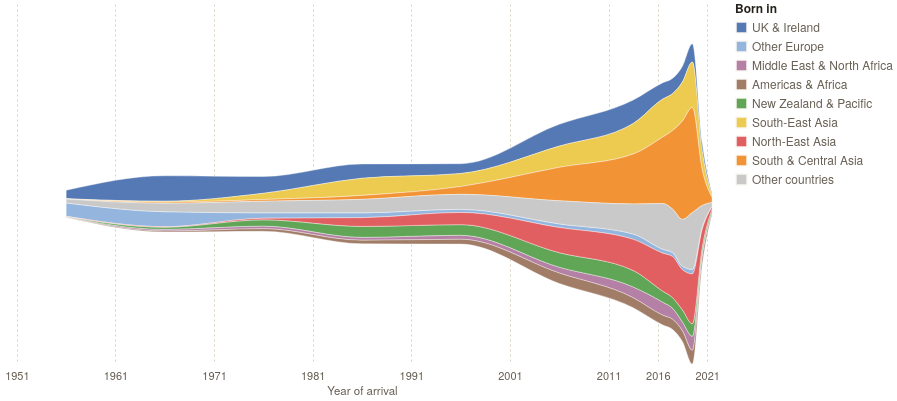

Vega-Lite specification for this chart:
### Vega-Lite specification from a JSON file in a GitHub repository (floating-point values rounded to 4 significant figures)
{"$schema": "https://vega.github.io/schema/vega-lite/v5.json", "config": {"background": null, "font": "IBM Plex Sans, Helvetica Neue, Arial, sans-serif", "padding": 4, "view": {"stroke": null}, "axis": {"labelColor": "#675f54", "titleColor": "#675f54", "gridColor": "#d8cfbf", "domainColor": "#d8cfbf", "tickColor": "#d8cfbf", "labelFont": "IBM Plex Sans, Helvetica Neue, Arial, sans-serif", "labelFontSize": 11, "titleFont": "IBM Plex Sans, Helvetica Neue, Arial, sans-serif", "titleFontWeight": 500, "titleFontSize": 11.5}, "legend": {"labelColor": "#675f54", "titleColor": "#25221d", "labelFont": "IBM Plex Sans, Helvetica Neue, Arial, sans-serif", "titleFont": "IBM Plex Sans, Helvetica Neue, Arial, sans-serif", "titleFontWeight": 600, "labelFontSize": 12, "titleFontSize": 12, "symbolStrokeColor": "#fbf8f2"}, "text": {"color": "#25221d", "font": "IBM Plex Sans, Helvetica Neue, Arial, sans-serif"}, "tooltipFormat": {"numberFormat": ",.0f"}}, "width": 710, "height": 360, "data": {"values": [{"region": "UK & Ireland", "period": "1951–60", "mid": 1956, "n": 82388, "perYear": 8239}, {"region": "UK & Ireland", "period": "1961–70", "mid": 1966, "n": 247329, "perYear": 24733}, {"region": "UK & Ireland", "period": "1971–80", "mid": 1976, "n": 162956, "perYear": 16296}, {"region": "UK & Ireland", "period": "1981–90", "mid": 1986, "n": 138688, "perYear": 13869}, {"region": "UK & Ireland", "period": "1991–2000", "mid": 1996, "n": 95470, "perYear": 9547}, {"region": "UK & Ireland", "period": "2001–10", "mid": 2006, "n": 211592, "perYear": 21159}, {"region": "UK & Ireland", "period": "2011–15", "mid": 2014.0, "n": 113660, "perYear": 22732}, {"region": "UK & Ireland", "period": "2016", "mid": 2016.0, "n": 15838, "perYear": 15838}, {"region": "UK & Ireland", "period": "2017", "mid": 2018.0, "n": 14854, "perYear": 14854}, {"region": "UK & Ireland", "period": "2018", "mid": 2018.0, "n": 15302, "perYear": 15302}, {"region": "UK & Ireland", "period": "2019", "mid": 2020.0, "n": 17673, "perYear": 17673}, {"region": "UK & Ireland", "period": "2020", "mid": 2020.0, "n": 8351, "perYear": 8351}, {"region": "UK & Ireland", "period": "2021 (to August)", "mid": 2022.0, "n": 2935, "perYear": 1834}, {"region": "Other Europe", "period": "1951–60", "mid": 1956, "n": 129732, "perYear": 12973}, {"region": "Other Europe", "period": "1961–70", "mid": 1966, "n": 145673, "perYear": 14567}, {"region": "Other Europe", "period": "1971–80", "mid": 1976, "n": 52488, "perYear": 5249}, {"region": "Other Europe", "period": "1981–90", "mid": 1986, "n": 46723, "perYear": 4672}, {"region": "Other Europe", "period": "1991–2000", "mid": 1996, "n": 30046, "perYear": 3005}, {"region": "Other Europe", "period": "2001–10", "mid": 2006, "n": 34617, "perYear": 3462}, {"region": "Other Europe", "period": "2011–15", "mid": 2014.0, "n": 25878, "perYear": 5176}, {"region": "Other Europe", "period": "2016", "mid": 2016.0, "n": 3753, "perYear": 3753}, {"region": "Other Europe", "period": "2017", "mid": 2018.0, "n": 3663, "perYear": 3663}, {"region": "Other Europe", "period": "2018", "mid": 2018.0, "n": 3392, "perYear": 3392}, {"region": "Other Europe", "period": "2019", "mid": 2020.0, "n": 4374, "perYear": 4374}, {"region": "Other Europe", "period": "2020", "mid": 2020.0, "n": 1724, "perYear": 1724}, {"region": "Other Europe", "period": "2021 (to August)", "mid": 2022.0, "n": 424, "perYear": 265}, {"region": "Middle East & North Africa", "period": "1951–60", "mid": 1956, "n": 4687, "perYear": 469}, {"region": "Middle East & North Africa", "period": "1961–70", "mid": 1966, "n": 17237, "perYear": 1724}, {"region": "Middle East & North Africa", "period": "1971–80", "mid": 1976, "n": 25308, "perYear": 2531}, {"region": "Middle East & North Africa", "period": "1981–90", "mid": 1986, "n": 28224, "perYear": 2822}, {"region": "Middle East & North Africa", "period": "1991–2000", "mid": 1996, "n": 38697, "perYear": 3870}, {"region": "Middle East & North Africa", "period": "2001–10", "mid": 2006, "n": 56767, "perYear": 5677}, {"region": "Middle East & North Africa", "period": "2011–15", "mid": 2014.0, "n": 52287, "perYear": 10457}, {"region": "Middle East & North Africa", "period": "2016", "mid": 2016.0, "n": 12653, "perYear": 12653}, {"region": "Middle East & North Africa", "period": "2017", "mid": 2018.0, "n": 10754, "perYear": 10754}, {"region": "Middle East & North Africa", "period": "2018", "mid": 2018.0, "n": 8591, "perYear": 8591}, {"region": "Middle East & North Africa", "period": "2019", "mid": 2020.0, "n": 13698, "perYear": 13698}, {"region": "Middle East & North Africa", "period": "2020", "mid": 2020.0, "n": 3972, "perYear": 3972}, {"region": "Middle East & North Africa", "period": "2021 (to August)", "mid": 2022.0, "n": 1218, "perYear": 761}, {"region": "Americas & Africa", "period": "1951–60", "mid": 1956, "n": 994, "perYear": 99}, {"region": "Americas & Africa", "period": "1961–70", "mid": 1966, "n": 9058, "perYear": 906}, {"region": "Americas & Africa", "period": "1971–80", "mid": 1976, "n": 24850, "perYear": 2485}, {"region": "Americas & Africa", "period": "1981–90", "mid": 1986, "n": 34546, "perYear": 3455}, {"region": "Americas & Africa", "period": "1991–2000", "mid": 1996, "n": 46565, "perYear": 4657}, {"region": "Americas & Africa", "period": "2001–10", "mid": 2006, "n": 101078, "perYear": 10108}, {"region": "Americas & Africa", "period": "2011–15", "mid": 2014.0, "n": 48530, "perYear": 9706}, {"region": "Americas & Africa", "period": "2016", "mid": 2016.0, "n": 9462, "perYear": 9462}, {"region": "Americas & Africa", "period": "2017", "mid": 2018.0, "n": 9865, "perYear": 9865}, {"region": "Americas & Africa", "period": "2018", "mid": 2018.0, "n": 10458, "perYear": 10458}, {"region": "Americas & Africa", "period": "2019", "mid": 2020.0, "n": 13288, "perYear": 13288}, {"region": "Americas & Africa", "period": "2020", "mid": 2020.0, "n": 7702, "perYear": 7702}, {"region": "Americas & Africa", "period": "2021 (to August)", "mid": 2022.0, "n": 2802, "perYear": 1751}, {"region": "New Zealand & Pacific", "period": "1951–60", "mid": 1956, "n": 3096, "perYear": 310}, {"region": "New Zealand & Pacific", "period": "1961–70", "mid": 1966, "n": 20700, "perYear": 2070}, {"region": "New Zealand & Pacific", "period": "1971–80", "mid": 1976, "n": 60971, "perYear": 6097}, {"region": "New Zealand & Pacific", "period": "1981–90", "mid": 1986, "n": 106064, "perYear": 10606}, {"region": "New Zealand & Pacific", "period": "1991–2000", "mid": 1996, "n": 103551, "perYear": 10355}, {"region": "New Zealand & Pacific", "period": "2001–10", "mid": 2006, "n": 141056, "perYear": 14106}, {"region": "New Zealand & Pacific", "period": "2011–15", "mid": 2014.0, "n": 80111, "perYear": 16022}, {"region": "New Zealand & Pacific", "period": "2016", "mid": 2016.0, "n": 10754, "perYear": 10754}, {"region": "New Zealand & Pacific", "period": "2017", "mid": 2018.0, "n": 10355, "perYear": 10355}, {"region": "New Zealand & Pacific", "period": "2018", "mid": 2018.0, "n": 11668, "perYear": 11668}, {"region": "New Zealand & Pacific", "period": "2019", "mid": 2020.0, "n": 12104, "perYear": 12104}, {"region": "New Zealand & Pacific", "period": "2020", "mid": 2020.0, "n": 5359, "perYear": 5359}, {"region": "New Zealand & Pacific", "period": "2021 (to August)", "mid": 2022.0, "n": 4679, "perYear": 2924}, {"region": "South-East Asia", "period": "1951–60", "mid": 1956, "n": 1683, "perYear": 168}, {"region": "South-East Asia", "period": "1961–70", "mid": 1966, "n": 9125, "perYear": 913}, {"region": "South-East Asia", "period": "1971–80", "mid": 1976, "n": 60760, "perYear": 6076}, {"region": "South-East Asia", "period": "1981–90", "mid": 1986, "n": 166704, "perYear": 16670}, {"region": "South-East Asia", "period": "1991–2000", "mid": 1996, "n": 126705, "perYear": 12671}, {"region": "South-East Asia", "period": "2001–10", "mid": 2006, "n": 206565, "perYear": 20657}, {"region": "South-East Asia", "period": "2011–15", "mid": 2014.0, "n": 148719, "perYear": 29744}, {"region": "South-East Asia", "period": "2016", "mid": 2016.0, "n": 36881, "perYear": 36881}, {"region": "South-East Asia", "period": "2017", "mid": 2018.0, "n": 35932, "perYear": 35932}, {"region": "South-East Asia", "period": "2018", "mid": 2018.0, "n": 37940, "perYear": 37940}, {"region": "South-East Asia", "period": "2019", "mid": 2020.0, "n": 44310, "perYear": 44310}, {"region": "South-East Asia", "period": "2020", "mid": 2020.0, "n": 17932, "perYear": 17932}, {"region": "South-East Asia", "period": "2021 (to August)", "mid": 2022.0, "n": 3574, "perYear": 2234}, {"region": "North-East Asia", "period": "1951–60", "mid": 1956, "n": 2570, "perYear": 257}, {"region": "North-East Asia", "period": "1961–70", "mid": 1966, "n": 4508, "perYear": 451}, {"region": "North-East Asia", "period": "1971–80", "mid": 1976, "n": 15533, "perYear": 1553}, {"region": "North-East Asia", "period": "1981–90", "mid": 1986, "n": 85234, "perYear": 8523}, {"region": "North-East Asia", "period": "1991–2000", "mid": 1996, "n": 118524, "perYear": 11852}, {"region": "North-East Asia", "period": "2001–10", "mid": 2006, "n": 244970, "perYear": 24497}, {"region": "North-East Asia", "period": "2011–15", "mid": 2014.0, "n": 151466, "perYear": 30293}, {"region": "North-East Asia", "period": "2016", "mid": 2016.0, "n": 36962, "perYear": 36962}, {"region": "North-East Asia", "period": "2017", "mid": 2018.0, "n": 39987, "perYear": 39987}, {"region": "North-East Asia", "period": "2018", "mid": 2018.0, "n": 39155, "perYear": 39155}, {"region": "North-East Asia", "period": "2019", "mid": 2020.0, "n": 48505, "perYear": 48505}, {"region": "North-East Asia", "period": "2020", "mid": 2020.0, "n": 17701, "perYear": 17701}, {"region": "North-East Asia", "period": "2021 (to August)", "mid": 2022.0, "n": 3598, "perYear": 2249}, {"region": "South & Central Asia", "period": "1951–60", "mid": 1956, "n": 1172, "perYear": 117}, {"region": "South & Central Asia", "period": "1961–70", "mid": 1966, "n": 11164, "perYear": 1116}, {"region": "South & Central Asia", "period": "1971–80", "mid": 1976, "n": 16480, "perYear": 1648}, {"region": "South & Central Asia", "period": "1981–90", "mid": 1986, "n": 38479, "perYear": 3848}, {"region": "South & Central Asia", "period": "1991–2000", "mid": 1996, "n": 75195, "perYear": 7520}, {"region": "South & Central Asia", "period": "2001–10", "mid": 2006, "n": 324884, "perYear": 32488}, {"region": "South & Central Asia", "period": "2011–15", "mid": 2014.0, "n": 242434, "perYear": 48487}, {"region": "South & Central Asia", "period": "2016", "mid": 2016.0, "n": 64726, "perYear": 64726}, {"region": "South & Central Asia", "period": "2017", "mid": 2018.0, "n": 76473, "perYear": 76473}, {"region": "South & Central Asia", "period": "2018", "mid": 2018.0, "n": 95712, "perYear": 95712}, {"region": "South & Central Asia", "period": "2019", "mid": 2020.0, "n": 102138, "perYear": 102138}, {"region": "South & Central Asia", "period": "2020", "mid": 2020.0, "n": 34750, "perYear": 34750}, {"region": "South & Central Asia", "period": "2021 (to August)", "mid": 2022.0, "n": 7784, "perYear": 4865}, {"region": "Other countries", "period": "1951–60", "mid": 1956, "n": 37762, "perYear": 3776}, {"region": "Other countries", "period": "1961–70", "mid": 1966, "n": 82166, "perYear": 8217}, {"region": "Other countries", "period": "1971–80", "mid": 1976, "n": 113002, "perYear": 11300}, {"region": "Other countries", "period": "1981–90", "mid": 1986, "n": 131224, "perYear": 13122}, {"region": "Other countries", "period": "1991–2000", "mid": 1996, "n": 146467, "perYear": 14647}, {"region": "Other countries", "period": "2001–10", "mid": 2006, "n": 224894, "perYear": 22489}, {"region": "Other countries", "period": "2011–15", "mid": 2014.0, "n": 146256, "perYear": 29251}, {"region": "Other countries", "period": "2016", "mid": 2016.0, "n": 44452, "perYear": 44452}, {"region": "Other countries", "period": "2017", "mid": 2018.0, "n": 42356, "perYear": 42356}, {"region": "Other countries", "period": "2018", "mid": 2018.0, "n": 45640, "perYear": 45640}, {"region": "Other countries", "period": "2019", "mid": 2020.0, "n": 55244, "perYear": 55244}, {"region": "Other countries", "period": "2020", "mid": 2020.0, "n": 21346, "perYear": 21346}, {"region": "Other countries", "period": "2021 (to August)", "mid": 2022.0, "n": 6092, "perYear": 3808}]}, "params": [{"name": "reg", "select": {"type": "point", "fields": ["region"], "on": "pointerover", "clear": "pointerout"}, "bind": "legend"}], "mark": {"type": "area", "interpolate": "monotone", "stroke": "#ffffff", "strokeWidth": 0.4}, "encoding": {"x": {"field": "mid", "type": "quantitative", "title": "Year of arrival", "scale": {"domain": [1950, 2022], "nice": false}, "axis": {"format": "d", "values": [1951, 1961, 1971, 1981, 1991, 2001, 2011, 2016, 2021], "grid": true, "gridDash": [2, 3], "domain": false, "tickSize": 0, "labelPadding": 6}}, "y": {"field": "perYear", "type": "quantitative", "stack": "center", "axis": null}, "color": {"field": "region", "type": "nominal", "title": "Born in", "scale": {"domain": ["UK & Ireland", "Other Europe", "Middle East & North Africa", "Americas & Africa", "New Zealand & Pacific", "South-East Asia", "North-East Asia", "South & Central Asia", "Other countries"], "range": ["#4c72b0", "#8fb1dd", "#b07aa1", "#9c755f", "#59a14f", "#edc948", "#e15759", "#f28e2b", "#c7c7c7"]}, "sort": ["UK & Ireland", "Other Europe", "Middle East & North Africa", "Americas & Africa", "New Zealand & Pacific", "South-East Asia", "North-East Asia", "South & Central Asia", "Other countries"], "legend": {"orient": "right", "columns": 1, "symbolType": "square", "symbolSize": 120, "labelLimit": 180, "labelFontSize": 12, "columnPadding": 8}}, "order": {"field": "region", "sort": "ascending"}, "opacity": {"condition": {"param": "reg", "value": 0.95}, "value": 0.18}, "tooltip": [{"field": "region", "title": "Born in"}, {"field": "period", "title": "Arrived"}, {"field": "n", "title": "Still living in Australia, 2021", "format": ","}, {"field": "perYear", "title": "Per year of the period", "format": ","}]}}
